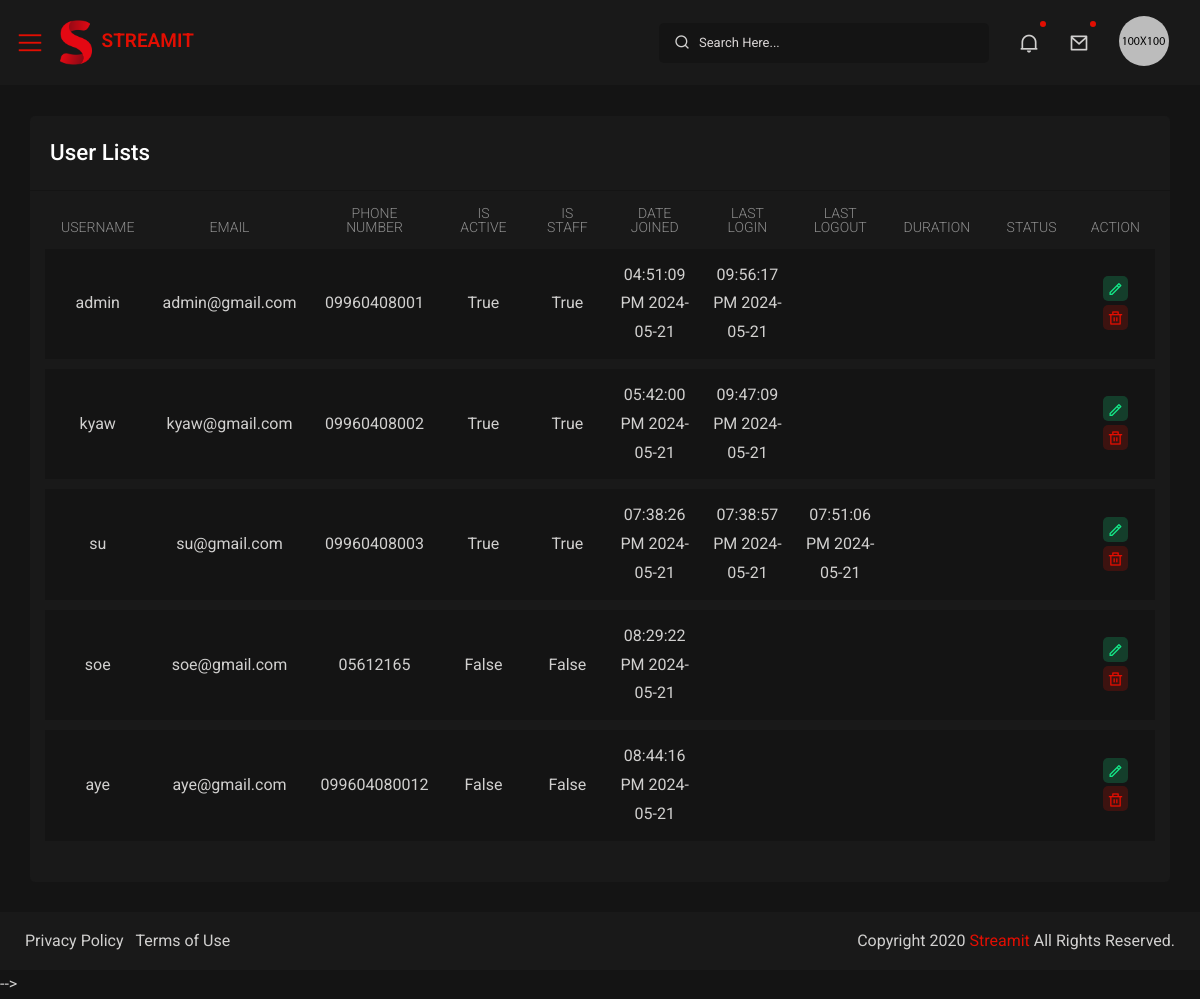
Before: /myadmin/users/ with the older database file.
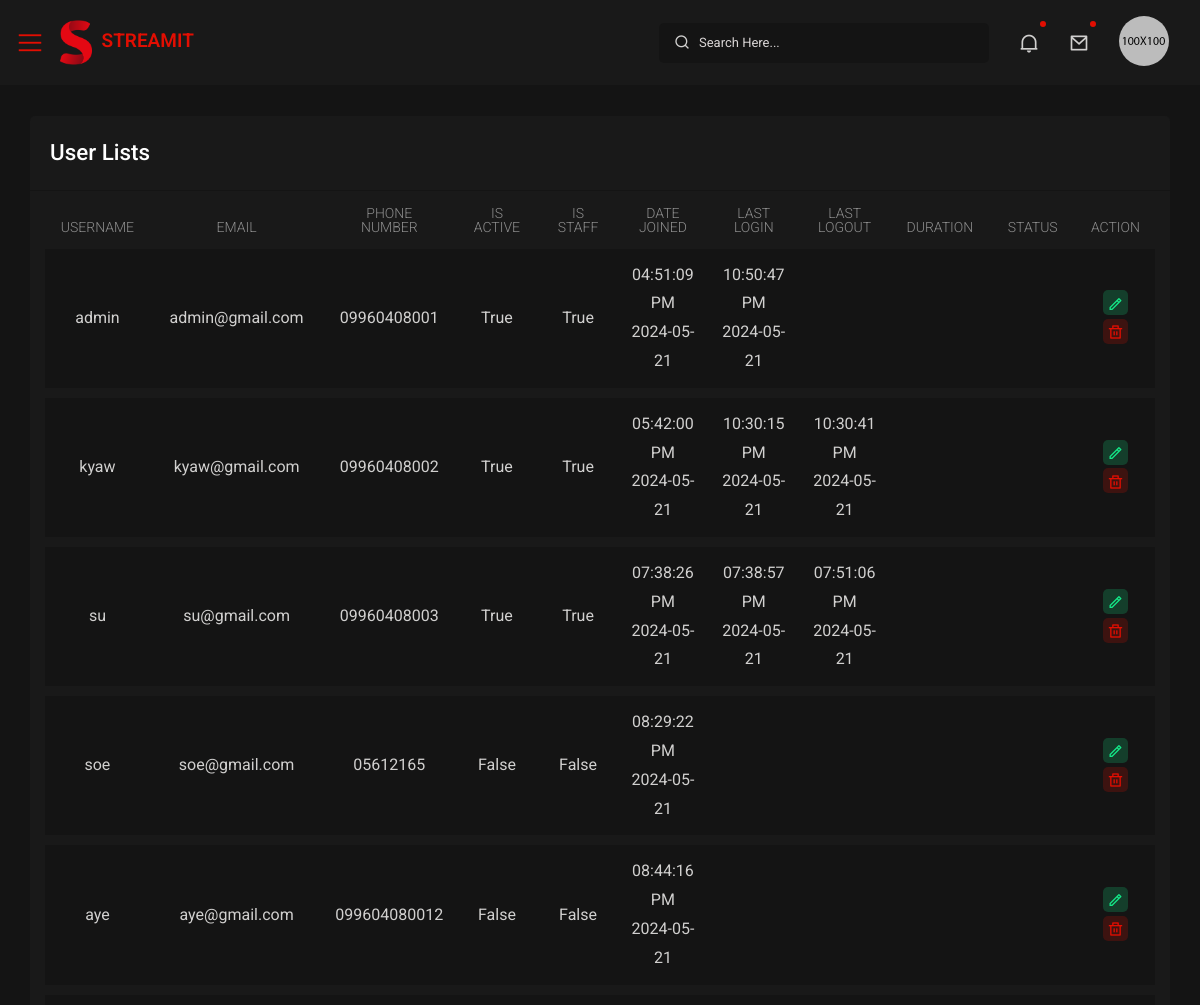
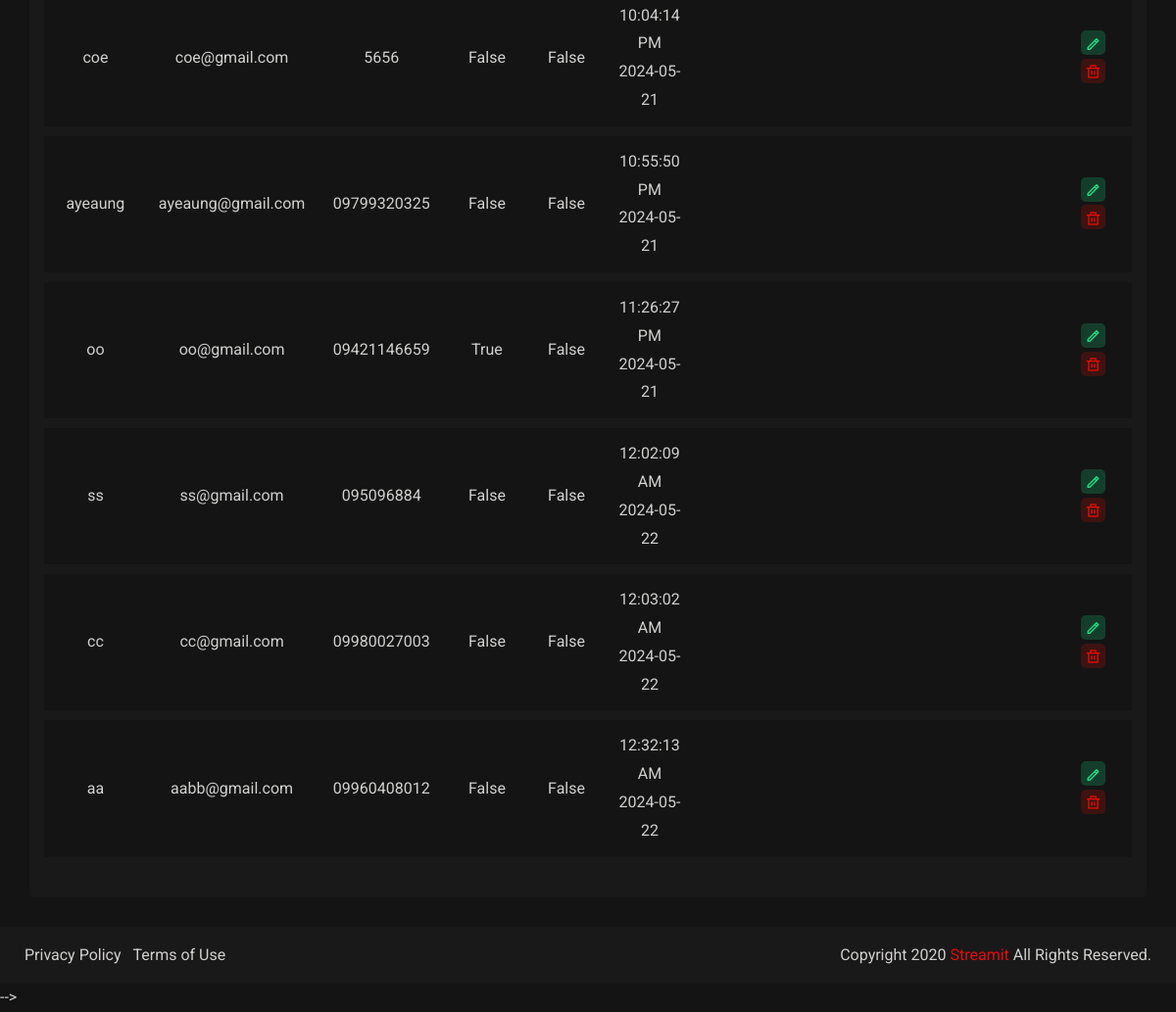
After: the same page with the newer database file (2 pictures, top to bottom).
### users/models.py (models this page shows, shortened)
class CustomUser(AbstractBaseUser, PermissionsMixin):
    username = models.CharField(max_length=150, unique=True)
    email = models.EmailField(unique=True)
    phone_number = models.CharField(max_length=15, unique=True)
    is_active = models.BooleanField(default=True)
    is_staff = models.BooleanField(default=False)
    date_joined = models.DateTimeField(default=timezone.now)
    last_login = models.DateTimeField(null=True, blank=True)
    last_activity = models.DateTimeField(null=True, blank=True)
    last_logout = models.DateTimeField(null=True, blank=True)
    objects = CustomUserManager()
    USERNAME_FIELD = 'email'
    REQUIRED_FIELDS = ['username', 'phone_number']

### myadmin/views.py (the view)
# urls.py: path('users/', user_list, name='user_list'),
def user_list(request):
    CustomUser = get_user_model()
    users = CustomUser.objects.all()
    return render(request, 'user_list.html', {'users': users})

### myadmin/templates/user_list.html (shortened to what this page needs)
{% extends 'admin_base.html' %}
{% block body %}
{% load static %}
<div id="content-page" class="content-page">
    <div class="container-fluid">
        <div class="row">
            <div class="col-sm-12">
                <div class="iq-card">
                    <div class="iq-card-header d-flex justify-content-between">
                        <div class="iq-header-title">
                            <h4 class="card-title">User Lists</h4>
                        </div>
                    </div>
                    <div class="iq-card-body">
                        <div class="table-view">
                            <table class="data-tables table movie_table" style="width:100%">
                                <thead>
                                    <tr>
                                        <th style="width: 10%;">Username</th>
                                        <th style="width: 10%;">Email</th>
                                        <th style="width: 10%;">Phone Number</th>
                                        <th style="width: 10%;">Is Active</th>
                                        <th style="width: 10%;">Is Staff</th>
                                        <th style="width: 10%;">Date Joined</th>
                                        <th style="width: 10%;">Last Login</th>
                                        <th style="width: 10%;">Last Logout</th>
                                        <th style="width: 10%;">Duration</th>
                                        <th style="width: 10%;">Status</th>
                                        <th style="width: 10%;">Action</th>
                                    </tr>
                                </thead>
                                <tbody>
                                    {% for user in users %}
                                    <tr>
                                        <td>{{ user.username }}</td>
                                        <td>{{ user.email }}</td>
                                        <td>{{ user.phone_number }}</td>
                                        <td>{{ user.is_active }}</td>
                                        <td>{{ user.is_staff }}</td>
                                        <td>{{ user.date_joined|date:"h:i:s A Y-m-d" }}</td>
                                        <td>{{ user.last_login|date:"h:i:s A Y-m-d" }}</td>
                                        <td>{{ user.last_logout|date:"h:i:s A Y-m-d" }}</td>
                                        <td>{{ user.get_duration }}</td>
                                        <td>{{ user.get_status }}</td>
                                        <td>
                                            <div class="flex align-items-center list-user-action">
                                                <a class="iq-bg-success" data-toggle="tooltip" data-placement="top" title="Edit" href="#">
                                                    <i class="ri-pencil-line"></i>
                                                </a>
                                                <a class="iq-bg-primary" data-toggle="tooltip" data-placement="top" title="Delete" href="#">
                                                    <i class="ri-delete-bin-line"></i>
                                                </a>
                                            </div>
                                        </td>
                                    </tr>
                                    {% endfor %}
                                </tbody>
                            </table>
                        </div>
                    </div>
                </div>
            </div>
        </div>
    </div>
</div>
{% endblock %}

### templates/admin_base.html (shortened to what this page needs)
<!DOCTYPE html>
{% load static %}
<head>
    <link rel="stylesheet" href="{% static 'assets/css/bootstrap.min.css' %}">
    <link rel="stylesheet" href="{% static 'assets/css/dataTables.bootstrap4.min.css' %}">
    <link rel="stylesheet" href="{% static 'assets/css/typography.css' %}">
    <link rel="stylesheet" href="{% static 'assets/css/style.css' %}">
    <link rel="stylesheet" href="{% static 'assets/css/responsive.css' %}">
</head>
<body>
    <div class="wrapper">
        {% include 'admin_header.html' %}
        {% block body %}{% endblock %}
    </div>
</body>
</html>

### templates/admin_header.html (shortened to what this page needs)
<div class="iq-top-navbar">
    <div class="iq-navbar-custom">
       <nav class="navbar navbar-expand-lg navbar-light p-0">
          <div class="iq-menu-bt d-flex align-items-center">
             <div class="wrapper-menu">
                <div class="main-circle"><i class="las la-bars"></i></div>
             </div>
             <div class="iq-navbar-logo d-flex justify-content-between">
                <a href="index.html" class="header-logo">
                   <img src="../assets/images/logo.png" class="img-fluid rounded-normal" alt="">
                   <div class="logo-title">
                      <span class="text-primary text-uppercase">Streamit</span>
                   </div>
                </a>
             </div>
          </div>
          <div class="iq-search-bar ml-auto">
             <form action="#" class="searchbox">
                <input type="text" class="text search-input" placeholder="Search Here...">
                <a class="search-link" href="#"><i class="ri-search-line"></i></a>
             </form>
          </div>
          <div class="collapse navbar-collapse" id="navbarSupportedContent">
             <ul class="navbar-nav ml-auto navbar-list">
                <li class="nav-item nav-icon">
                   <a href="#" class="search-toggle iq-waves-effect text-gray rounded">
                      <i class="ri-notification-2-line"></i>
                      <span class="bg-primary dots"></span>
                   </a>
                </li>
                <li class="nav-item nav-icon dropdown">
                   <a href="#" class="search-toggle iq-waves-effect text-gray rounded">
                      <i class="ri-mail-line"></i>
                      <span class="bg-primary dots"></span>
                   </a>
                </li>
                <li class="line-height pt-3">
                   <a href="#" class="search-toggle iq-waves-effect d-flex align-items-center">
                      <img src="../assets/images/user/1.jpg" class="img-fluid rounded-circle mr-3" alt="user">
                   </a>
                </li>
             </ul>
          </div>
       </nav>
    </div>
 </div>

### templates/admin_footer.html
<footer class="iq-footer">
    <div class="container-fluid">
       <div class="row">
          <div class="col-lg-6">
             <ul class="list-inline mb-0">
                <li class="list-inline-item"><a href="privacy-policy.html">Privacy Policy</a></li>
                <li class="list-inline-item"><a href="terms-of-service.html">Terms of Use</a></li>
             </ul>
          </div>
          <div class="col-lg-6 text-right">
             Copyright 2020 <a href="#">Streamit</a> All Rights Reserved.
          </div>
       </div>
    </div>
 </footer>

### static/assets/css/typography.css (style rules this page uses)
body { font-family: 'Roboto', sans-serif; font-weight: 400; font-style: normal; font-size: 16px; line-height: 1.8; padding: 0; margin: 0; color: var(--iq-body-text); background: var(--iq-body-bg); }
h1, h2, h3, h4, h5, h6 { font-family: 'Roboto', sans-serif; font-weight: 500; margin: 0px; line-height: 1.5; color: var(--iq-title-text); }
h4 { font-size: 1.400em; }
.table td, .table th { vertical-align: middle; }
.table thead th { border-bottom: 2px solid var(--iq-body-bg); }
.table td, .table th { border-top: 1px solid var(--iq-body-bg); }
.rounded { border-radius: 5px !important; }
.rounded-circle { border-radius: 50% !important; }
.bg-primary, .badge-primary { color: var(--iq-white); background: var(--iq-primary) !important; }
.iq-bg-primary { background: var(--iq-light-primary) !important; color: var(--iq-primary) !important; }
.iq-bg-success { background: var(--iq-light-success) !important; color: var(--iq-success) !important; }
.text-primary { color: var(--iq-primary) !important; }
.text-gray { color: var(--iq-body-text) !important; }
.line-height { line-height: normal !important; }
.iq-card { background: var(--iq-light-card); -webkit-border-radius: 5px; -moz-border-radius: 5px; border-radius: 5px; margin-bottom: 30px; border: none; }
.iq-card-body { padding: 15px; }
.iq-card .iq-card-header, .iq-card-transparent .iq-card-header { padding: 20px; margin-bottom: 0; -ms-flex-align: center !important; align-items: center !important; border-bottom: 1px solid rgb(20 20 20); }
.iq-card .iq-card-header .iq-header-title .card-title, .iq-card-transparent .iq-card-header .iq-header-title .card-title { margin-bottom: 0; }

### static/assets/css/responsive.css (style rules this page uses)
@media (max-width:1699px) { .iq-search-bar .searchbox { width: 330px; } }
@media (max-width:1299px) { .iq-top-navbar .iq-navbar-custom .iq-menu-bt { display: block; } }
@media (max-width:1299px) { .content-page, body.sidebar-main .content-page { margin-left: 0; padding: 116px 15px 0; } }
@media (max-width:1299px) { .iq-top-navbar, body.sidebar-main .iq-top-navbar { width: auto; left: 0; right: 0; padding-left: 15px; } }
@media (max-width:1299px) { .iq-footer, body.sidebar-main .iq-footer { padding: 15px 10px; margin-left: 0; width: 100%; } }
@media (max-width:1299px) { .iq-navbar-logo { padding: 0; } }

Changed rows visible on the page:
changed CustomUser "admin": last_login "09:56:17 PM 2024-05-21" → "10:50:47 PM 2024-05-21"
changed CustomUser "kyaw": last_login "09:47:09 PM 2024-05-21" → "10:30:15 PM 2024-05-21"; last_logout (not shown) → "10:30:41 PM 2024-05-21"
added CustomUser: username "coe", email "coe@gmail.com", phone_number "5656", is_active "False", is_staff "False", date_joined "10:04:14 PM 2024-05-21"
added CustomUser: username "ayeaung", email "ayeaung@gmail.com", phone_number "09799320325", is_active "False", is_staff "False", date_joined "10:55:50 PM 2024-05-21"
added CustomUser: username "oo", email "oo@gmail.com", phone_number "09421146659", is_active "True", is_staff "False", date_joined "11:26:27 PM 2024-05-21"
added CustomUser: username "ss", email "ss@gmail.com", phone_number "095096884", is_active "False", is_staff "False", date_joined "12:02:09 AM 2024-05-22"
added CustomUser: username "cc", email "cc@gmail.com", phone_number "09980027003", is_active "False", is_staff "False", date_joined "12:03:02 AM 2024-05-22"
added CustomUser: username "aa", email "aabb@gmail.com", phone_number "09960408012", is_active "False", is_staff "False", date_joined "12:32:13 AM 2024-05-22"
